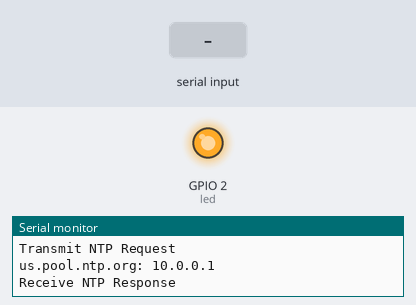
This sketch was run on a simulated ESP32. Parts: output pins drawn as LEDs (lit = HIGH), the last lines printed to the serial monitor. The test bench sets the inputs (shaded band). WiFi joins after 1.5 s; servers stay silent unless stated.

Above: at 2.8 s.
2.9 s: "a" received over Serial
At 3.2 s:
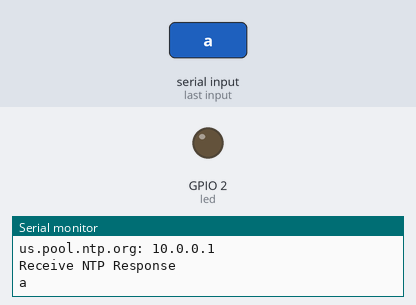
7.5 s: "b" received over Serial
At 7.9 s:
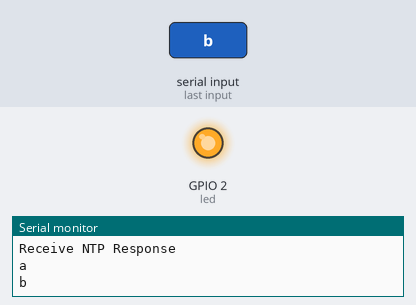
Timing chart, 0 to 10.5 s (numbered marks = the images above; inputs shaded):
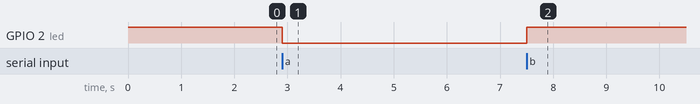

The sketch:

sketch_mar22a.ino
```cpp
#include <WiFi.h>//Biblioteca que gerencia o WiFi.
#include <WiFiServer.h>//Biblioteca que gerencia o uso do TCP.
#include <TimeLib.h>
#include <WiFiUDP.h>//Biblioteca do UDP.
#include <SoftwareSerial.h>

SoftwareSerial mySerial(2, 4); // RX, TX //conexao serial virtual

//Conectar o pino 2(rx)(usar o divisor de tensao) no pino tx(9) do arduino
//Conectar o pino 4(tx) no pino rx(8) do arduino
WiFiUDP Udp;//Cria um objeto "UDP".

WiFiServer servidor(80);
IPAddress ip(192,168,85,115);
IPAddress roteador(192,168,85,1);
IPAddress mascara(255,255,255,0);
IPAddress dns(8,8,8,8);

// NTP Servers:
static const char ntpServerName[] = "us.pool.ntp.org";
//static const char ntpServerName[] = "time.nist.gov";
//static const char ntpServerName[] = "time-a.timefreq.bldrdoc.gov";
//static const char ntpServerName[] = "time-b.timefreq.bldrdoc.gov";
//static const char ntpServerName[] = "time-c.timefreq.bldrdoc.gov";

const int timeZone = -3;     // Central European Time
//const int timeZone = -5;  // Eastern Standard Time (USA)
//const int timeZone = -4;  // Eastern Daylight Time (USA)
//const int timeZone = -8;  // Pacific Standard Time (USA)
//const int timeZone = -7;  // Pacific Daylight Time (USA)
unsigned int localPort = 8888;  // local port to listen for UDP packets

time_t getNtpTime();
void digitalClockDisplay();
void printDigits(int digits);
void sendNTPpacket(IPAddress &address);
String hora;//Váriavel que armazenara o horario do NTP.


 String horas, minutos, segundos ,dia, mes, ano;


int led = 2;

const char* ssid   = "Casa nova familia lazarini";
const char* password  = "Alineerik";
String formattedDate;

void setup() {
  // put your setup code here, to run once:
pinMode(led, OUTPUT);
digitalWrite(led, HIGH);

mySerial.begin(9600);
 Serial.begin(9600);
  Serial.print("Connecting to ");
  Serial.println(ssid);
  WiFi.config(ip, roteador, mascara, dns);
  WiFi.begin(ssid, password);


  while ( WiFi.status() != WL_CONNECTED ) {
    delay ( 500 );
    Serial.print ( "." );
  }


  Serial.print("IP number assigned by DHCP is ");
  Serial.println(WiFi.localIP());
  Serial.println("Starting UDP");
  Udp.begin(localPort);
  Serial.print("Local port: ");
//  Serial.println(Udp.localPort());
  Serial.println("waiting for sync");
  setSyncProvider(getNtpTime);
  setSyncInterval(300);

  servidor.begin();


}


void loop() {
  // put your main code here, to run repeatedly:
String mensagem;
WiFiClient cliente = servidor.available();

 if(cliente)
 {
  Serial.println("Ha um cliente conectado");
  while(cliente.connected())
  {
    if(cliente.available())
    {
      char bytes = cliente.read();
      Serial.print(bytes);
      mensagem += bytes;

      if(mensagem == "pD")
      {
        //pedido de dados recebido
        Serial.println("Pedido de dados Recebido");
      }

    }
  }


 }


if(Serial.available())
{
 char comando = Serial.read();
 switch(comando)
 {

  case 'a':{digitalWrite(led, LOW);Serial.println("a");}break;
  case 'b':{digitalWrite(led, HIGH);Serial.println("b");}break;
  case 'c':{Serial.println(WiFi.localIP());}break;
  case 'd':
  {
    String dataCompleta = retorna_info_tempo();
    Serial.println(dataCompleta);
  }break;

    case 'e':
      {//envia mensagem pro arduino
       mySerial.println("enviando mensagem pro arduino");
        Serial.println("e recebido");
      }break;
 }


}

if(mySerial.available())
  {
    char recebido = mySerial.read();
    Serial.print(recebido);
    switch(recebido)
    {
      case 'p':
      {//retorna a hora
        Serial.println("pedido de hora, enviando");
        delay(100);
        String dataCompleta = retorna_info_tempo_arduino();
        Serial.print("hora pra enviar: ");
        Serial.println(dataCompleta);
        Serial.println("enviando...");
        mySerial.println(dataCompleta);
      }break;
    }


  }

}


String retorna_info_tempo()
{
    horas = hour();
    minutos = minute();
    segundos = second();
    dia = day();
    mes = month();
    ano  = year();

    String dataCompleta = horas + ":" + minutos + ":" + segundos + " " + dia + "/" + mes + "/" + ano;
    return dataCompleta;
}

String retorna_info_tempo_arduino()
{
    horas = hour();
    minutos = minute();
    segundos = second();
    dia = day();
    mes = month();
    ano  = year();

    String dataCompleta = "*" + horas + "," + minutos + "," + segundos + "," + dia + "," + mes + "," + ano + "&";
    return dataCompleta;
}


/*-------- NTP code ----------*/

const int NTP_PACKET_SIZE = 48; // NTP time is in the first 48 bytes of message
byte packetBuffer[NTP_PACKET_SIZE]; //buffer to hold incoming & outgoing packets

time_t getNtpTime()
{
  IPAddress ntpServerIP; // NTP server's ip address

  while (Udp.parsePacket() > 0) ; // discard any previously received packets
  Serial.println("Transmit NTP Request");
  // get a random server from the pool
  WiFi.hostByName(ntpServerName, ntpServerIP);
  Serial.print(ntpServerName);
  Serial.print(": ");
  Serial.println(ntpServerIP);
  sendNTPpacket(ntpServerIP);
  uint32_t beginWait = millis();
  while (millis() - beginWait < 1500) {
    int size = Udp.parsePacket();
    if (size >= NTP_PACKET_SIZE) {
      Serial.println("Receive NTP Response");
      Udp.read(packetBuffer, NTP_PACKET_SIZE);  // read packet into the buffer
      unsigned long secsSince1900;
      // convert four bytes starting at location 40 to a long integer
      secsSince1900 =  (unsigned long)packetBuffer[40] << 24;
      secsSince1900 |= (unsigned long)packetBuffer[41] << 16;
      secsSince1900 |= (unsigned long)packetBuffer[42] << 8;
      secsSince1900 |= (unsigned long)packetBuffer[43];
      return secsSince1900 - 2208988800UL + timeZone * SECS_PER_HOUR;
    }
  }
  Serial.println("No NTP Response :-(");
  return 0; // return 0 if unable to get the time
}

// send an NTP request to the time server at the given address
void sendNTPpacket(IPAddress &address)
{
  // set all bytes in the buffer to 0
  memset(packetBuffer, 0, NTP_PACKET_SIZE);
  // Initialize values needed to form NTP request
  // (see URL above for details on the packets)
  packetBuffer[0] = 0b11100011;   // LI, Version, Mode
  packetBuffer[1] = 0;     // Stratum, or type of clock
  packetBuffer[2] = 6;     // Polling Interval
  packetBuffer[3] = 0xEC;  // Peer Clock Precision
  // 8 bytes of zero for Root Delay & Root Dispersion
  packetBuffer[12] = 49;
  packetBuffer[13] = 0x4E;
  packetBuffer[14] = 49;
  packetBuffer[15] = 52;
  // all NTP fields have been given values, now
  // you can send a packet requesting a timestamp:
  Udp.beginPacket("pool.ntp.br", 123); //NTP requests are to port 123
  Udp.write(packetBuffer, NTP_PACKET_SIZE);
  Udp.endPacket();
}
```

Measured:
- after the input at 2.9 s, GPIO 2 (led): HIGH → LOW at once
- after the input at 7.5 s, GPIO 2 (led): LOW → HIGH at once
